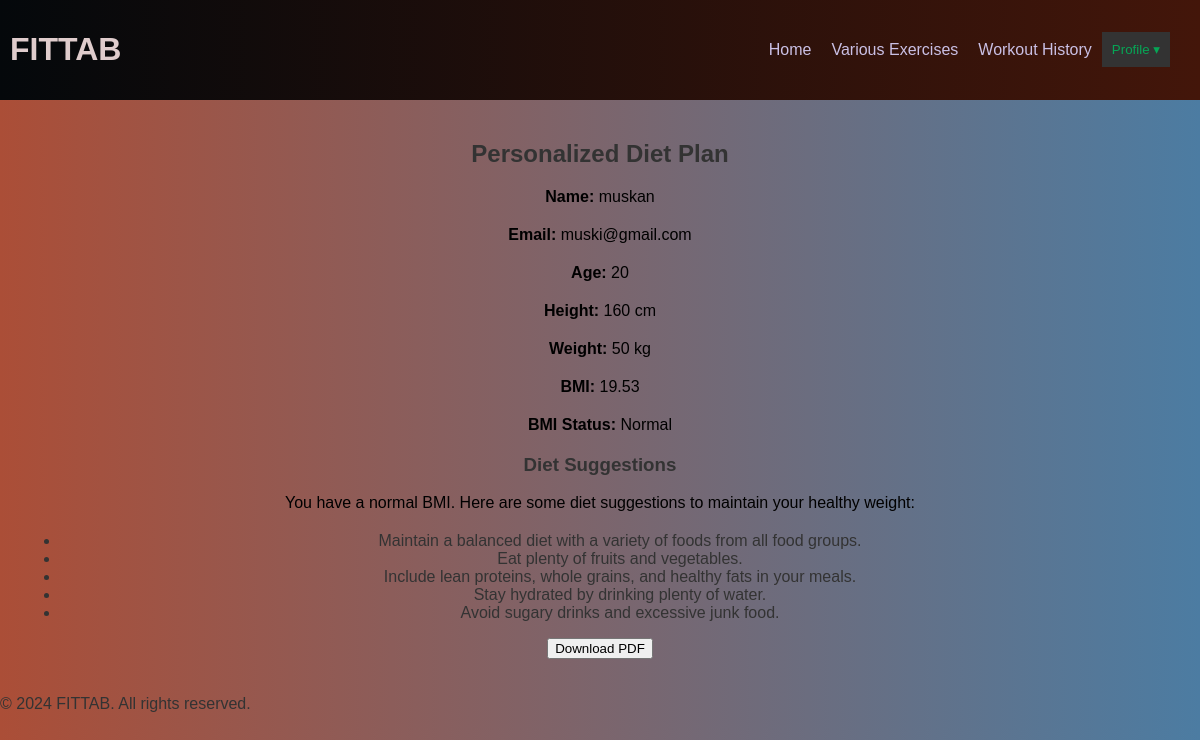
Screenshot of /diet (signed in) with the database file from the repository.
### app.py (models this page shows, shortened)
class User(db.Model):
    id = db.Column(db.Integer, primary_key=True, autoincrement=True)
    name = db.Column(db.String(100), nullable=False)
    email = db.Column(db.String(100), nullable=False, unique=True)
    password = db.Column(db.String(500), nullable=False)
    age = db.Column(db.Integer, nullable=False)
    height = db.Column(db.Integer, nullable=False)
    weight = db.Column(db.Integer, nullable=False)
    profile_picture = db.Column(db.String(100), nullable=True)

### app.py (the view)
@app.route('/diet')
def diet():
    if 'user_id' in session:
        user = User.query.filter_by(id=session['user_id']).first()
        return render_template('diet.html', user=user)
    else:
        return redirect(url_for('index'))

### templates/diet.html (shortened to what this page needs)
<!DOCTYPE html>
<html lang="en">
<head>
    <link rel="stylesheet" href="{{ url_for('static', filename='style_diet.css') }}">
</head>
<body>
    <header>
        <h1>FITTAB</h1>
        <nav>
            <a href="{{ url_for('info') }}">Home</a>
            <a href="{{ url_for('exercise') }}">Various Exercises</a>
            <a href="{{ url_for('workouts') }}">Workout History</a>
            <div class="profile-dropdown">
                <button class="profile-button">Profile &#9662;</button>
            </div>
        </nav>
    </header>
    <div class="content">
        <h2>Personalized Diet Plan</h2>
        {% if user %}
            {% set bmi = (user.weight / ((user.height / 100) ** 2)) | round(2) %}
            <p><strong>Name:</strong> {{ user.name }}</p>
            <p><strong>Email:</strong> {{ user.email }}</p>
            <p><strong>Age:</strong> {{ user.age }}</p>
            <p><strong>Height:</strong> {{ user.height }} cm</p>
            <p><strong>Weight:</strong> {{ user.weight }} kg</p>
            <p><strong>BMI:</strong> {{ bmi }}</p>
            <p><strong>BMI Status:</strong>
                {% if bmi < 19 %}
                    Underweight
                {% elif bmi >= 19 and bmi <= 25 %}
                    Normal
                {% else %}
                    Overweight
                {% endif %}
            </p>
            <h3>Diet Suggestions</h3>
            {% if bmi < 19 %}
                <p>You are underweight. Here are some diet suggestions to help you gain weight:</p>
                <ul>
                    <li>Eat more frequently. Have 5-6 small meals throughout the day.</li>
                    <li>Include nutrient-rich foods in your diet, such as whole grains, lean proteins, and healthy fats.</li>
                    <li>Drink high-calorie smoothies and shakes.</li>
                    <li>Snack on nuts, seeds, and dried fruits.</li>
                    <li>Stay hydrated and avoid skipping meals.</li>
                </ul>
            {% elif bmi >= 19 and bmi <= 25 %}
                <p>You have a normal BMI. Here are some diet suggestions to maintain your healthy weight:</p>
                <ul>
                    <li>Maintain a balanced diet with a variety of foods from all food groups.</li>
                    <li>Eat plenty of fruits and vegetables.</li>
                    <li>Include lean proteins, whole grains, and healthy fats in your meals.</li>
                    <li>Stay hydrated by drinking plenty of water.</li>
                    <li>Avoid sugary drinks and excessive junk food.</li>
                </ul>
            {% endif %}
            <form action="{{ url_for('generate_pdf') }}" method="get">
                <button type="submit">Download PDF</button>
            </form>
        {% else %}
            <p>No user data available. Please <a href="{{ url_for('index') }}">log in</a> to view your personalized diet plan.</p>
        {% endif %}
    </div>
    <footer>
        <p>&copy; 2024 FITTAB. All rights reserved.</p>
    </footer>
</body>
</html>

### static/style_diet.css (style rules this page uses)
body { color: #333; background: linear-gradient(to right, #ab4e37, #4c7ca2); font-family: Arial, sans-serif; margin: 0; padding: 0; }
header { background: linear-gradient(to left, #43160a, #04080b); color: #dfcccc; padding: 10px; text-align: center; display: flex; justify-content: space-between; align-items: center; position: relative; }
nav { display: flex; align-items: center; list-style-type: none; margin: 0; padding: 0; }
nav a { color: #cac0e5; text-decoration: none; padding: 10px; }
.profile-dropdown { position: relative; display: inline-block; margin-right: 20px; }
.profile-button { background-color: #333; color: #06a656; border: none; cursor: pointer; padding: 10px; }
.content { padding: 20px; text-align: center; }
.content p { text-align: center; margin-bottom: 20px; color: black; }

### rows the page displays
User: name "muskan", email "muski@gmail.com", age "20", height "160", weight "50"

### other values shown
{{ bmi }} "19.53"
